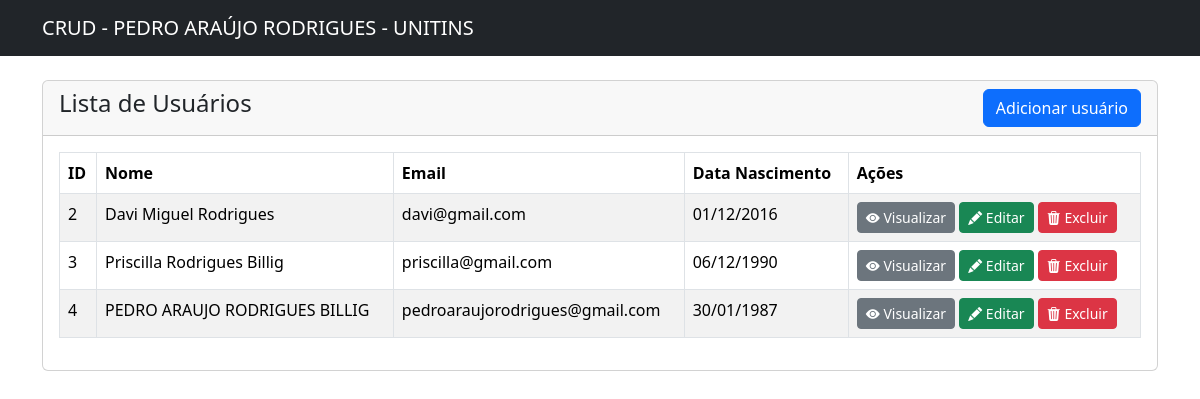
The page / on the database its author committed.
### tables this page shows
CREATE TABLE `usuarios` (
  `id` int NOT NULL AUTO_INCREMENT,
  `nome` varchar(100) NOT NULL,
  `email` varchar(100) NOT NULL,
  `data_nascimento` date NOT NULL,
  `senha` varchar(255) DEFAULT NULL,
  PRIMARY KEY (`id`)
);

### index.php (the view, shortened to what this page needs)
<?php
require 'conexao.php';
?>
<!doctype html>
<html lang="en">
  <head>
    <link href="https://cdn.jsdelivr.net/npm/bootstrap@5.3.3/dist/css/bootstrap.min.css" rel="stylesheet">
    <link rel="stylesheet" href="https://cdn.jsdelivr.net/npm/bootstrap-icons@1.11.3/font/bootstrap-icons.min.css">
  </head>
  <body>
    <?php include('navbar.php'); ?>
    <div class="container mt-4">
      <div class="row">
        <div class="col-md-12">
          <div class="card">
            <div class="card-header">
              <h4> Lista de Usuários
                <a href="usuario-create.php" class="btn btn-primary float-end">Adicionar usuário</a>
              </h4>
            </div>
            <div class="card-body">
              <table class="table table-bordered table-striped">
                <thead>
                  <tr>
                    <th>ID</th>
                    <th>Nome</th>
                    <th>Email</th>
                    <th>Data Nascimento</th>
                    <th>Ações</th>
                  </tr>
                </thead>
                <tbody>
                  <?php
                  $sql = 'SELECT * FROM usuarios';
                  $usuarios = mysqli_query($conexao, $sql);
                  if (mysqli_num_rows($usuarios) > 0) {
                    foreach($usuarios as $usuario) {
                  ?>
                  <tr>
                    <td><?=$usuario['id']?></td>
                    <td><?=$usuario['nome']?></td>
                    <td><?=$usuario['email']?></td>
                    <td><?=date('d/m/Y', strtotime($usuario['data_nascimento']))?></td>
                    <td>
                      <a href="usuario-view.php?id=<?=$usuario['id']?>" class="btn btn-secondary btn-sm"><span class="bi-eye-fill"></span>&nbsp;Visualizar</a>
                      <a href="usuario-edit.php?id=<?=$usuario['id']?>" class="btn btn-success btn-sm"><span class="bi-pencil-fill"></span>&nbsp;Editar</a>
                      <form action="acoes.php" method="POST" class="d-inline">
                        <button onclick="return confirm('Tem certeza que deseja excluir?')" type="submit" name="delete_usuario" value="<?=$usuario['id']?>" class="btn btn-danger btn-sm">
                          <span class="bi-trash3-fill"></span>&nbsp;Excluir
                        </button>
                      </form>
                    </td>
                  </tr>
                  <?php
                  }
                 } else {
                   echo '<h5>Nenhum usuário encontrado</h5>';
                 }
                 ?>
                </tbody>
              </table>
            </div>
          </div>
        </div>
      </div>
    </div>
  </body>
</html>

### navbar.php
<nav class="navbar navbar-dark bg-dark">
	<div class="container-md">
		<a class="navbar-brand" href="#">CRUD - PEDRO ARAÚJO RODRIGUES - UNITINS</a>
	</div>
</nav>

### rows shown on the page
usuarios: id "2", nome "Davi Miguel Rodrigues", email "davi@gmail.com", data_nascimento "01/12/2016"
usuarios: id "3", nome "Priscilla Rodrigues Billig", email "priscilla@gmail.com", data_nascimento "06/12/1990"
usuarios: id "4", nome "PEDRO ARAUJO RODRIGUES BILLIG", email "pedroaraujorodrigues@gmail.com", data_nascimento "30/01/1987"
